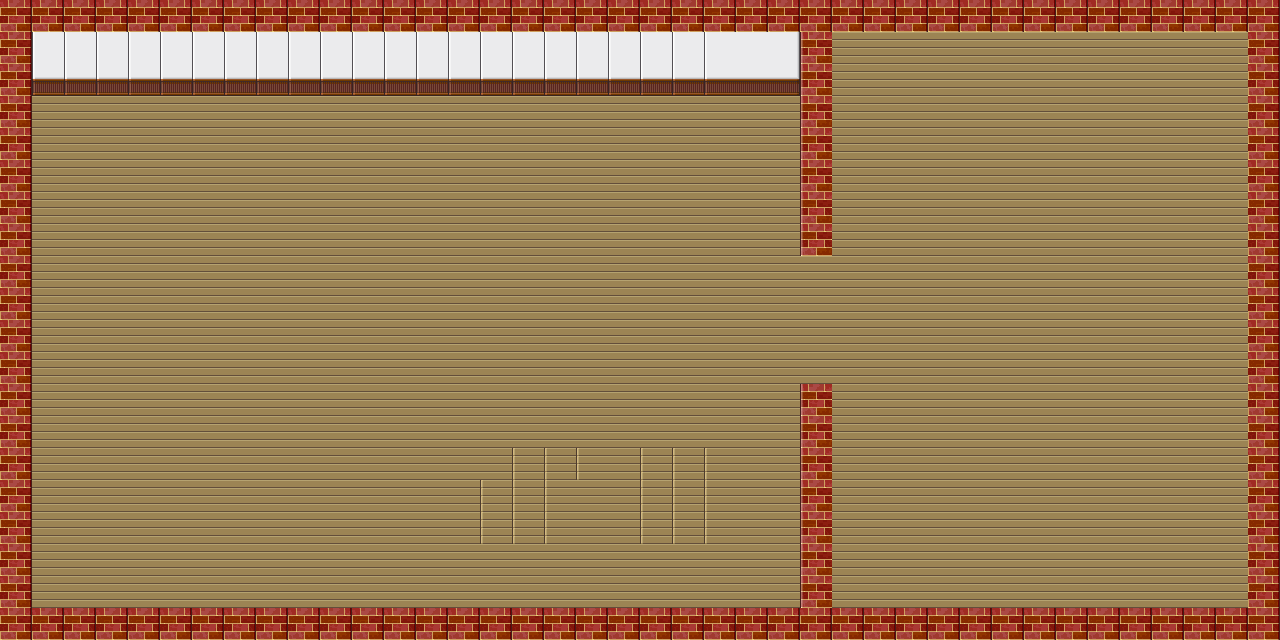

The image is a tile-based game level rendered from a .tmx file. Its description and source (layers, tilesets, objects; grid data summarised) follow:
An orthogonal 40x20 tile map with 32x32 px tiles, 2 tile layers (Слой тайлов 1, Слой тайлов 2) and 20 objects (19x solid, player).

<map version="1.2" tiledversion="1.3.4" orientation="orthogonal" renderorder="right-down" width="40" height="20" tilewidth="32" tileheight="32" infinite="0" nextlayerid="4" nextobjectid="24">
 <tileset firstgid="1" name="map3" tilewidth="32" tileheight="32" tilecount="780" columns="30">
  <image source="map3.png" width="987" height="832" />
 </tileset>
 <layer id="1" name="Слой тайлов 1" width="40" height="20">
  <data>[800 cells, 800 non-empty, 10 distinct tile ids]</data>
 </layer>
 <layer id="3" name="Слой тайлов 2" width="40" height="20">
  <data>[800 cells, 0 non-empty, 0 distinct tile ids]</data>
 </layer>
 <objectgroup id="2" name="Слой объектов 1">
  <object id="3" name="solid" x="3.60567" y="96.302" width="28" height="544" />
  <object id="4" name="player" x="76.939" y="234.968" width="20" height="20" />
  <object id="5" name="solid" x="267.605" y="569.635" width="272" height="39.3333" />
  <object id="6" name="solid" x="639.606" y="449.302" width="96" height="94" />
  <object id="7" name="solid" x="319.606" y="351.968" width="98.6667" height="56.6667" />
  <object id="8" name="solid" x="160.939" y="351.968" width="96" height="56.6667" />
  <object id="9" name="solid" x="159.606" y="254.635" width="96" height="56.6667" />
  <object id="10" name="solid" x="322.272" y="255.968" width="96" height="56.6667" />
  <object id="11" name="solid" x="318.272" y="158.968" width="96" height="56.6667" />
  <object id="12" name="solid" x="160.939" y="157.968" width="96" height="56.6667" />
  <object id="13" name="solid" x="34.2723" y="609.302" width="1245.33" height="30" />
  <object id="14" name="solid" x="802.272" y="386.635" width="28" height="223.333" />
  <object id="15" name="solid" x="800.939" y="31.9686" width="29.3333" height="224.667" />
  <object id="16" name="solid" x="2.27233" y="1.30198" width="800" height="95.3334" />
  <object id="17" name="solid" x="896.939" y="463.968" width="288" height="75.3334" />
  <object id="18" name="solid" x="958.272" y="174.635" width="162.667" height="174" />
  <object id="19" name="solid" x="856.939" y="29.302" width="96" height="56.6667" />
  <object id="20" name="solid" x="1034.27" y="29.302" width="96" height="56.6667" />
  <object id="21" name="solid" x="802.272" y="2.63531" width="476" height="30" />
  <object id="22" name="solid" x="1250.27" y="33.302" width="30.6667" height="580.667" />
 </objectgroup>
</map>